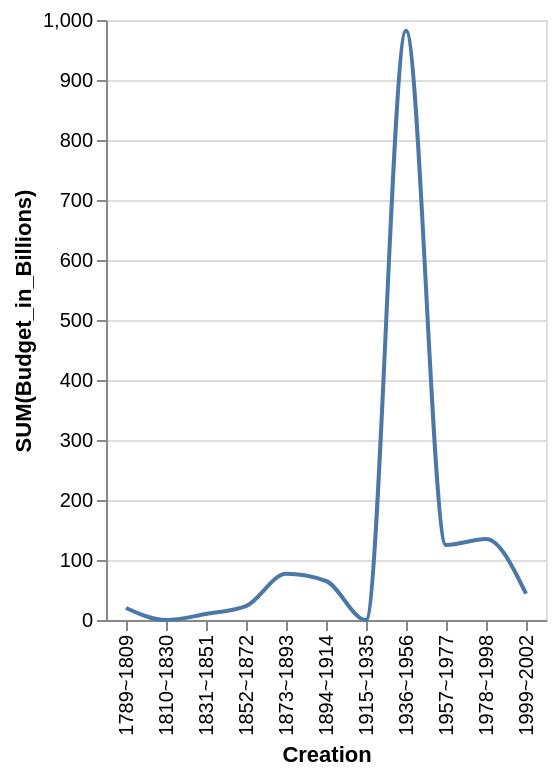

Write the Vega-Lite specification saved for this chart.
### Vega-Lite specification from a JSON file in a GitHub repository (floating-point values rounded to 4 significant figures)
{"data": {"values": [{"x_data": "1789~1809", "y_data": 20}, {"x_data": "1810~1830", "y_data": 0}, {"x_data": "1831~1851", "y_data": 10}, {"x_data": "1852~1872", "y_data": 23}, {"x_data": "1873~1893", "y_data": 77}, {"x_data": "1894~1914", "y_data": 65}, {"x_data": "1915~1935", "y_data": 0}, {"x_data": "1936~1956", "y_data": 982}, {"x_data": "1957~1977", "y_data": 125}, {"x_data": "1978~1998", "y_data": 135}, {"x_data": "1999~2002", "y_data": 44}]}, "mark": {"type": "line", "interpolate": "monotone"}, "encoding": {"x": {"field": "x_data", "type": "nominal", "title": "Creation", "sort": "ascending"}, "y": {"field": "y_data", "type": "quantitative", "title": "SUM(Budget_in_Billions)"}}}
